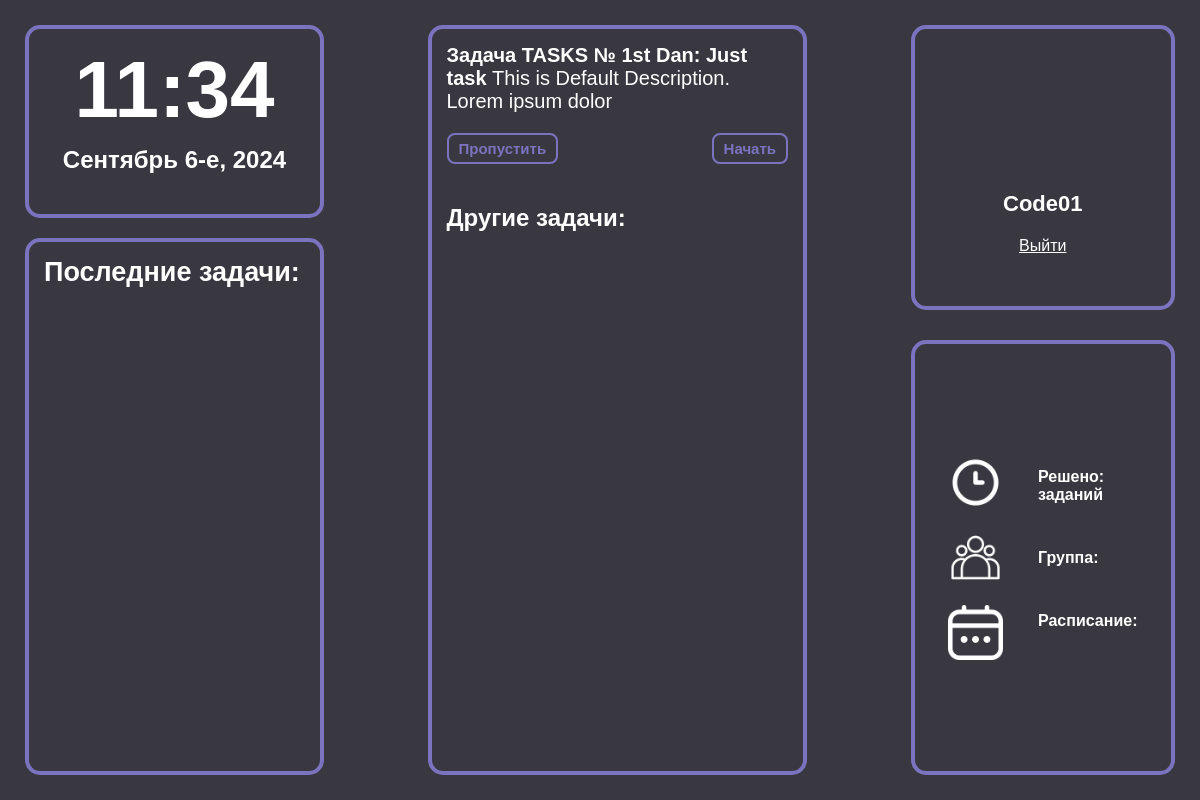
Page /skip_task/ (signed in) on the committed database.
### tasks/models.py (models this page shows)
class Task(models.Model):
    title = models.CharField("Название", max_length=80, default=default_title)
    description = models.TextField("Описание", max_length=8000, default=default_description)
    difficulty = models.CharField("Сложность", choices=DIFFICULTY_CHOICES, default="1st Dan", max_length=10)
    created_at = models.DateField("Дата", auto_created=True)
    input_data = models.TextField("Входные данные", max_length=200, default="Введите входные данные" )
    output_data = models.TextField("Выходные данные", max_length=200, default="Введите выходные данные")
    def __str__(self):
        return f'{self.difficulty}: {self.title}'

### tasks/views.py (the view)
# urls.py: path('skip_task/', skip_task, name='skip_task'),
def skip_task(req):
    all_tasks = Task.objects.all()
    new_random_task = random.choice(all_tasks)
    obj = {
        'new_random_task': new_random_task,
        'user': req.user,
    }
    return render(req, "main.html", obj)

### tasks/templates/main.html (shortened to what this page needs)
{% load static %}
<!DOCTYPE html>
<html lang="en">
<head>
</head>
<body>
    <div class="wrapper">
        <div class="left">
            <div class="date">
                <h2 class="date-time">
                </h2>
                <h3 class="date-string">
                </h3>
            </div>
            <div class="tasks">
                <h3 class="tasks-heading">
                    Последние задачи:
                </h3>
            </div>
        </div>
        <div class="center">
            <div class="recommend">
                <h3 class="recommend-heading">
                    <b>
                        Задача TASKS №
                        {{ new_random_task }}
                    </b>
                    <span class="substring">
                        {% if new_random_task.description|length > 179 %}
                            {{ new_random_task.description|slice:"0:179" }}...
                        {% else %}
                            {{ new_random_task.description }}
                        {% endif %}
                    </span>
                </h3>
                <div class="recommend-buttons">
                    <a href="{% url 'main' %}" class="recommend-button">
                        Пропустить
                    </a>
                    <a href="/solve/{{ new_random_task.id }}" class="recommend-button">
                        Начать
                    </a>
                </div>
            </div>
            <div class="others">
                <h3 class="others-heading">
                    Другие задачи:
                </h3>
            </div>
        </div>
        <div class="right">
            <div class="profile">
                <div class="profile-image">
                    <form
                        action=""
                        method="post"
                        class="profile-form"
                        enctype="multipart/form-data"
                    >
                    </form>
                </div>
                <h3 class="task-item">
                    {{ user.username }}
                </h3>
                <a style="color: #fff;" href="/logout">
                    Выйти
                </a>
            </div>
            <div class="statistic">
                <div class="statistic-item">
                    <div class="statistic-icon">
                        <img class="icon-stat" src="{% static 'tasks/img/решено_stat.png' %}" alt="">
                        <img class="icon-stat" src="{% static 'tasks/img/группа_stat.png' %}" alt="">
                        <img class="icon-stat" src="{% static 'tasks/img/расписание_stat.png' %}" alt="">
                    </div>
                    <div class="statistic-text">
                        <p class="profile-stat"> Решено: <br> {{ profile.solved_problems }} заданий </p>
                        <p class="profile-stat"> Группа: <br> {{ profile.groups }} </p>
                        <p class="profile-stat"> Расписание: <br> {{ profile.schedule_day }} <br> {{ profile.schedule_time }} </p>
                    </div>
                </div>
            </div>
    </div>
</body>
</html>

### tasks/templates/main.html (style rules this page uses)
* { padding: 0; margin: 0; box-sizing: border-box; font-family: Arial, Helvetica, sans-serif; }
body { --main-color: #7C73C0; --secondary-color: #fff; transition: all .3s; background-color: #393841; }
.wrapper { display: flex; justify-content: space-between; gap: 30px; max-height: 100vh; padding: 25px; }
.left { display: flex; flex-direction: column; gap: 20px; width: 26%; position: relative; }
.date { width: 100%; height: 200px; border-radius: 15px; padding: 15px; display: flex; align-items: center; flex-direction: column; border: 4px solid var(--main-color); }
.date-time { font-size: 80px; color: var(--secondary-color); margin-bottom: 10px; }
.date-string { font-size: 24px; color: var(--secondary-color); }
.tasks { max-width: 100%; height: 70vh; border-radius: 15px; padding: 15px; border: 4px solid var(--main-color); display: flex; flex-direction: column; gap: 15px; text-decoration: none; overflow-y: auto }
.tasks-heading { font-size: 27px; color: var(--secondary-color); margin-bottom: 18px; }
.center { width: 33%; display: flex; flex-direction: column; border: 4px solid var(--main-color); border-radius: 15px; padding: 15px; }
.recommend { width: 100%; color: var(--secondary-color); margin-bottom: 40px; }
.recommend-heading { font-size: 20px; font-weight: 400; margin-bottom: 20px; }
.recommend-buttons { display: flex; justify-content: space-between; }
.recommend-button { border: 2px solid var(--main-color); border-radius: 8px; padding: 5px 10px; font-size: 15px; color: var(--main-color); font-weight: 600; cursor: pointer; transition: all 0.2s; background: transparent; }
.others-heading { font-size: 24px; margin-bottom: 20px; color: var(--secondary-color); }
.recommend-button { text-decoration: none; color: var(--main-color); }
.right { width: 23%; display: flex; flex-direction: column; justify-content: space-between; }
.profile { border: 4px solid var(--main-color); border-radius: 15px; width: 100%; height: 38%; display: flex; flex-direction: column; justify-content: center; align-items: center; gap: 20px; position: relative; }
.profile > .task-item { color: var(--secondary-color); font-size: 22px; }
.statistic { border: 4px solid var(--main-color); border-radius: 15px; width: 100%; height: 58%; }
.profile-image { overflow: hidden; width: 90px; height: 90px; border-radius: 50%; position: relative; }
.profile-form { position: absolute; width: 100%; height: 100%; }
.statistic { border: solid 4px var(--main-color); border-radius: 15px; width: 100%; height: 58%; display: flex; justify-content: center; align-items: center; }
.statistic-item { display: flex; justify-content: space-around; }
.statistic-icon { display: flex; flex-direction: column; gap: 20px; padding-right: 35px; }
.statistic-text { display: flex; flex-direction: column; justify-content: space-around; color: var(--secondary-color); font-size: 16px; font-weight: 550; gap: 20px; }
.icon-stat { width: 55px; height: 55px; }

### rows in the picture
Task: difficulty+title "1st Dan: Just task", description "This is Default Description. Lorem ipsum dolor"

### other values in the picture
{{ user.username }} "Code01"
